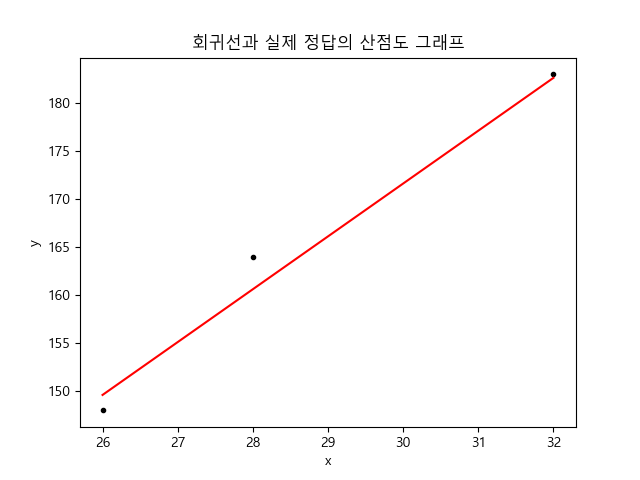

Here is the Python script that generated this plot:
import numpy as np

filename = 'singleLinear01.csv'
data = np.loadtxt(filename, delimiter=',')
# print(type(data))
# print(data)

table_col = data.shape[1] # 열개수

y_column = 1 # 정답(출력) 데이터 컬럼수
x_column = table_col - y_column # 입력 데이터 컬럼수

x = data[:, 0:x_column]
y = data[:, x_column:]
#
# print('x :', x)
# print('-'*30)
#
# print('y :', y)
# print('-'*30)

from sklearn.model_selection import train_test_split

x_train, x_test, y_train, y_test = \
    train_test_split(x, y, test_size=1/4, random_state=0)

# print('x_train :', x_train)
# print('-'*30)
#
# print('x_test :', x_test)
# print('-'*30)
#
# print('y_train :', y_train)
# print('-'*30)
#
# print('y_test :', y_test)
# print('-'*30)


from tensorflow.python.keras.models import Sequential

model = Sequential() # 모델 객체 생성

from tensorflow.python.keras.layers import Dense

model.add(Dense(units=y_column, input_dim=x_column, activation='linear'))

model.compile(loss='mean_squared_error', optimizer='adam')

model.fit(x_train, y_train, epochs=10000, batch_size=10000, verbose=1)

import matplotlib.pyplot as plt
plt.rc('font', family='Malgun Gothic')

plt.title('회귀선과 실제 정답의 산점도 그래프')
plt.xlabel('x')
plt.ylabel('y')

plt.plot(x_train, y_train, 'k.') # 정답을 위한 산점도

train_pred = model.predict(x_train)
plt.plot(x_train, train_pred, 'r') # 최적합 회귀선 그리기

print('가중치 정보(w, b)')
print(model.get_weights())

filename = 'singleLinear01.png'
plt.savefig(filename)

print('테스트 데이터로 예측해보기')
prediction = model.predict(x_test)

for idx in range(len(y_test)):
    label = y_test[idx] # 정답을 label이라고 부릅니다.
    pred = prediction[idx] # 테스트 용 데이터를 사용한 예측치

    print('정답 : %.4f, 예측값 : %.4f' % (label, pred))

print('finished')